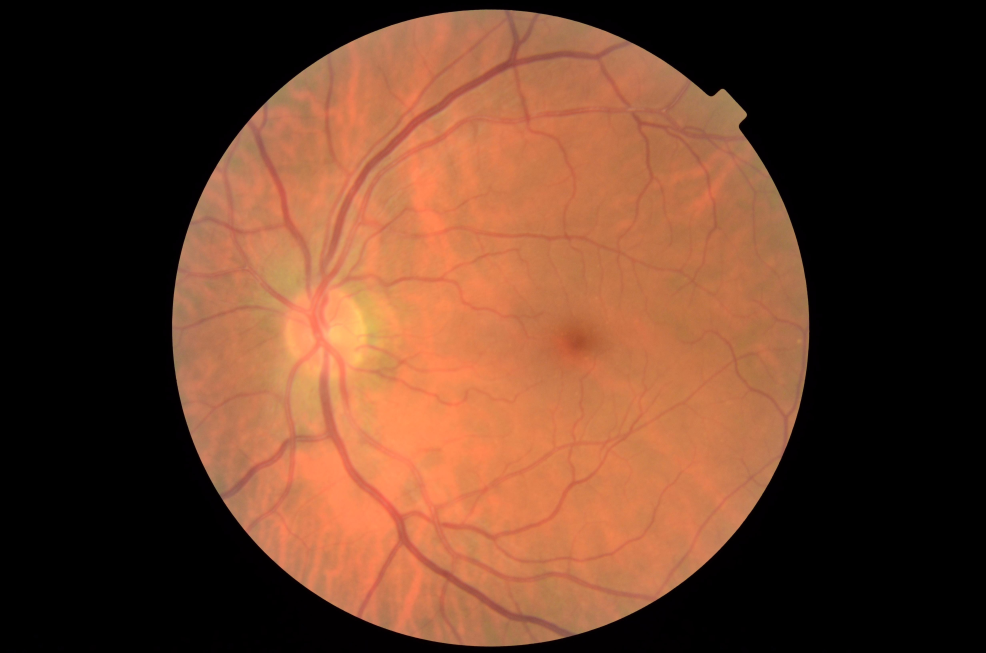
#> input picture module_2/data/data/68_left.jpeg, 4928 x 3264 px (shown at 1/5 size)
$ jupyter execute assignment02-nb.ipynb   (shell and % lines are left out)
#> lines starting #> are read from the running program, lines starting #| are printed output that depends on the picture; long printed decimals are rounded
### module_2/comp02.py
"""
Class containing code related to questions for assignment 2
"""
import copy
import numpy as np
import os
from matplotlib import pyplot as plt
import skimage.io as skio
import skimage.filters as skfl
import skimage.color as skcol

class Histogram:
    def __init__(self):
        pass

    # [55 lines left out: functions contrast_stretch, pipeline, not called in this run]

### module_2/assignment02-nb.ipynb
[cell 1]
import copy
import comp02 as c2
import os
import matplotlib
matplotlib.use('TkAgg')
import matplotlib.pyplot as plt
import numpy as np
import skimage.io as skio
import skimage.transform as sktr
import skimage.filters as skfl
import skimage.color as skcol

from importlib import reload
reload(c2)

## Matrix Handling Operations

[cell 2]
fig, axes = plt.subplots(1, 2)
fig.set_figheight(5)
fig.set_figwidth(10)

im_retina = skio.imread("data/data/68_left.jpeg")
#> im_retina is the input picture: shape (3264, 4928, 3); mean R, G, B 102.8, 61.8, 40.9
im_retina_rescaled = sktr.rescale(im_retina, 0.2, channel_axis=2)
ax = axes[0].imshow(im_retina)
# fig.colorbar(ax, ax=axes[0])
axes[0].set_title("Original image")
ax = axes[1].imshow(im_retina_rescaled)
# fig.colorbar(ax, ax=axes[1])
axes[1].set_title("Rescaled image");

[cell 3]
fig, axes = plt.subplots(1, 3)
fig.set_figheight(5)
fig.set_figwidth(15)

im_retina_copied = copy.deepcopy(im_retina_rescaled)
im_red, im_green, im_blue = [ im_retina_copied[:, :, i] for i in range(0,3)]
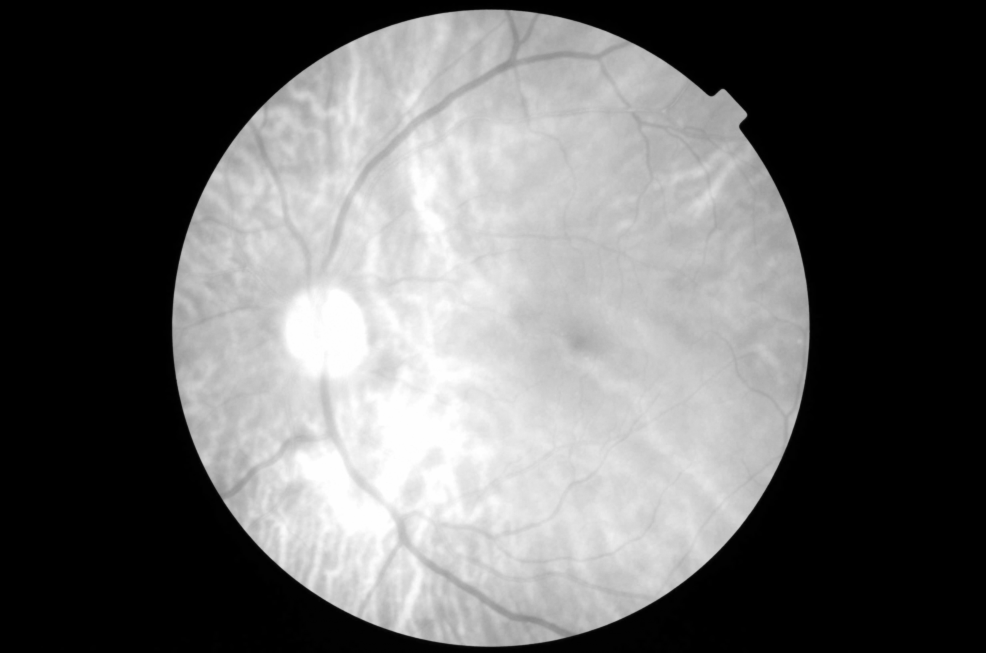
#> im_red: shape (653, 986) float64; min 0, max 1, mean 0.403
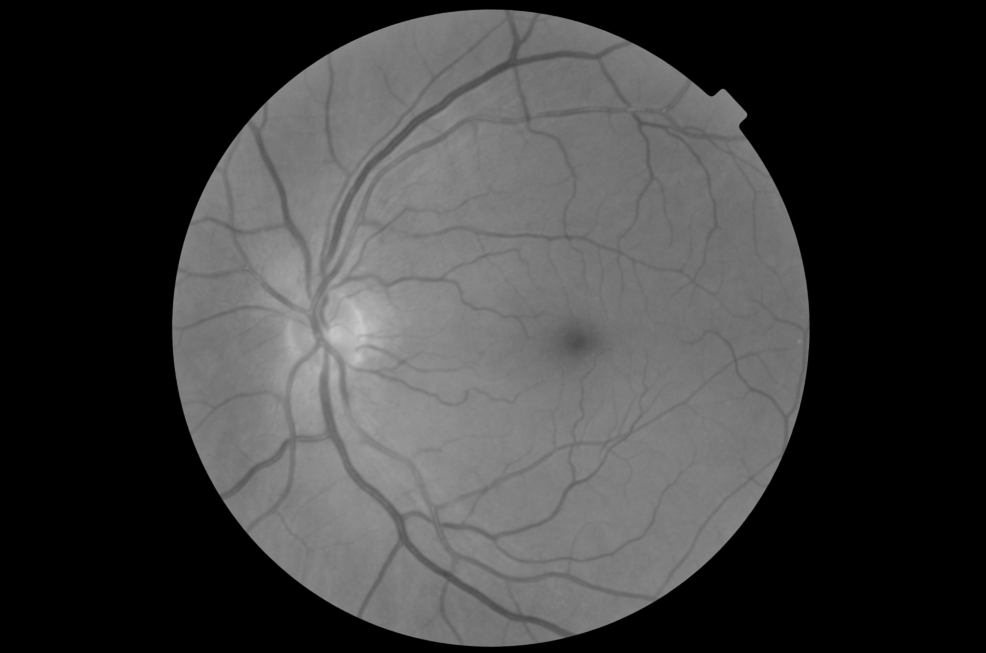
#> im_green: shape (653, 986) float64; min 0, max 0.789, mean 0.242
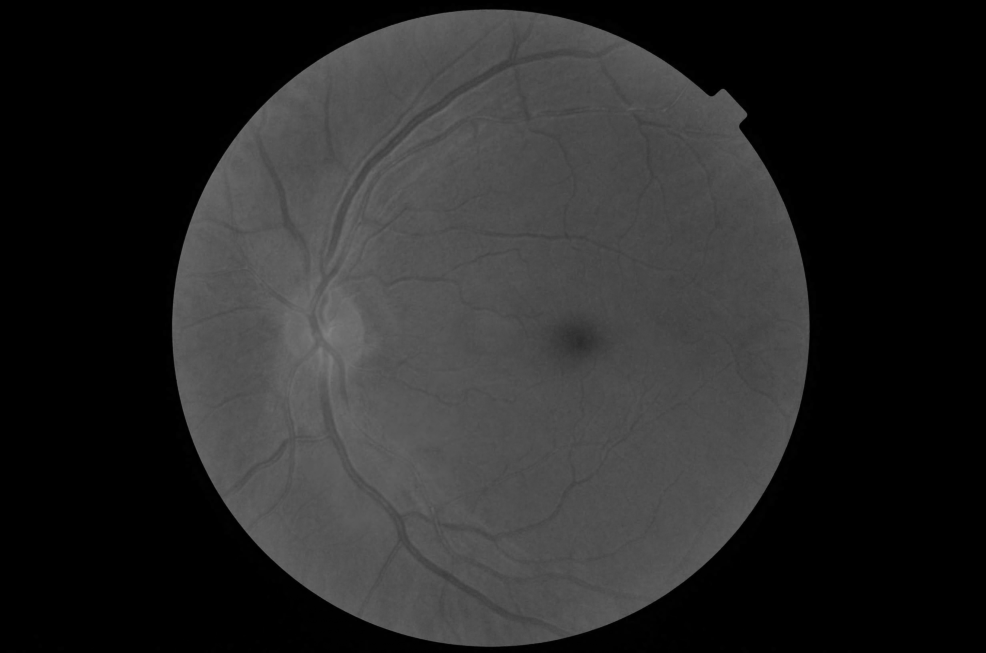
#> im_blue: shape (653, 986) float64; min 0, max 0.508, mean 0.16

ax = axes[0].imshow(im_red, cmap="gray", vmin=0, vmax=1)
fig.colorbar(ax, ax=axes[0])
axes[0].set_title("Red channel")
ax = axes[1].imshow(im_green, cmap="gray", vmin=0, vmax=1)
fig.colorbar(ax, ax=axes[1])
axes[1].set_title("Blue channel")
ax = axes[2].imshow(im_blue, cmap="gray", vmin=0, vmax=1)
fig.colorbar(ax, ax=axes[2])
axes[2].set_title("Green channel");
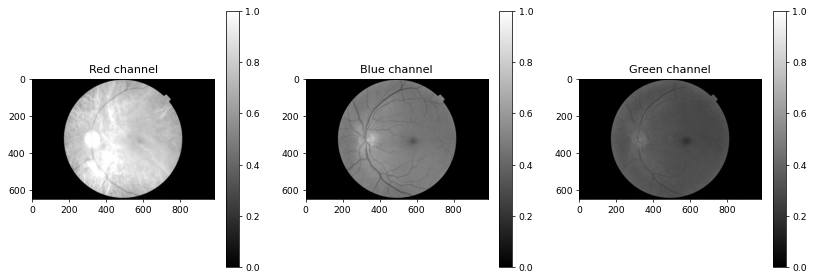
#> figure drawn by matplotlib, 6 panels

[cell 4]
fig = plt.figure(1)
fig.suptitle("Location of the optic nerve")

imG = skcol.rgb2gray(im_retina_rescaled)
ax = plt.imshow(imG, cmap="gray", vmin=0, vmax=1)
fig.colorbar(ax)
x_max, y_max = np.unravel_index(np.argmax(imG, axis=None), imG.shape)
#> x_max = 313; y_max = 357
plt.plot(y_max, x_max, "+", ms=20);

[cell 5]
fig = plt.figure(1)
fig.suptitle("Window of optic nerve: 30% of original height")

height = np.shape(imG)[0]
#> height = 653
if height % 2 == 0:
    perc_height = int(0.3/2 * height)
else:
    perc_height = int(0.3/2 * (height - 1))
#> perc_height = 97
imG_window = imG[x_max - perc_height: x_max + perc_height, y_max - perc_height: y_max + perc_height]
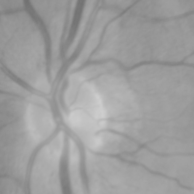
#> imG_window: shape (194, 194) float64; min 0.448, max 0.807, mean 0.62

plt.imshow(imG_window, cmap="gray")

## Histogram

[cell 6]
fig, axes = plt.subplots(2, 2)
fig.set_figheight(10)
fig.set_figwidth(15)

fig.suptitle("Contrast stretching of imG")

hist = c2.Histogram()

list_img = [imG, hist.contrast_stretch(imG)]
#> in contrast_stretch, `x_min, y_min = np.unravel_index(np.argmin(img, axis=None), img.shape)`: x_min = 0
#> in contrast_stretch, `x_max, y_max = np.unravel_index(np.argmax(img, axis=None), img.shape)`: x_max = 313; y_max = 357
#> in contrast_stretch, `highest_pixel = img[x_max, y_max]`: highest_pixel = 0.807
#> in contrast_stretch, `scaling_factor = (upper_limit - lower_limit)/(highest_pixel - lowest_p..`: scaling_factor = 1.24
#> after the loop in contrast_stretch, `for row_num, _ in enumerate(img):`:
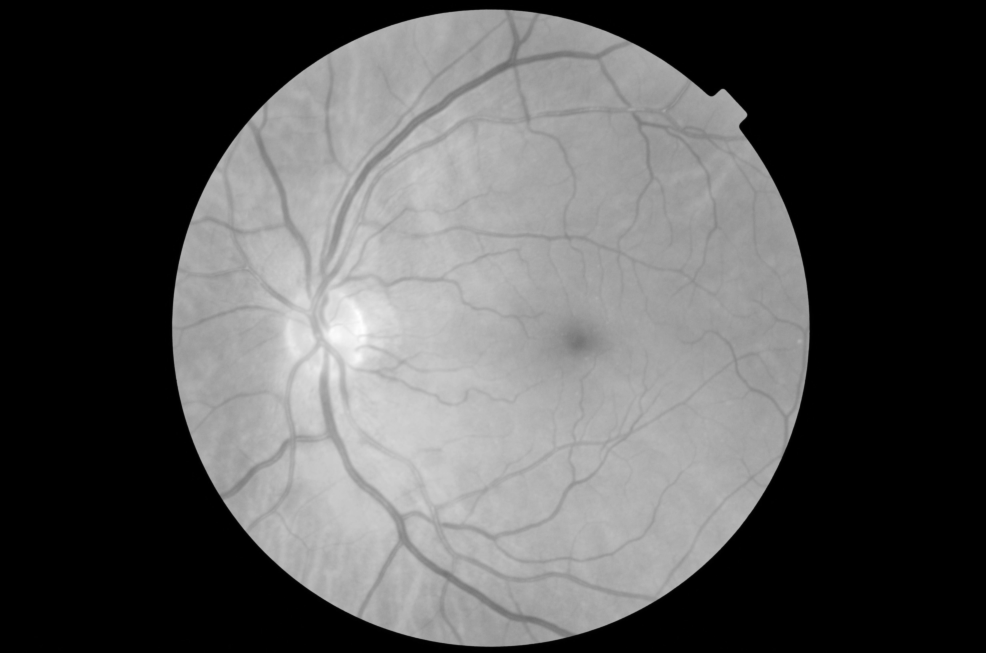
#> img_new: shape (653, 986) float64; min 0, max 1, mean 0.335
list_title = ["Original", "After contrast stretching"]

for i in [0, 1]:
    ax = axes[i, 0].imshow(list_img[i], cmap="gray", vmin=0, vmax=1)
    plt.colorbar(ax, ax=axes[i, 0])
    axes[i, 0].set_title(list_title[i] + ": Image")
    axes[i, 1].hist(list_img[i].flatten(), bins=20, range=(0, 1))
    axes[i, 1].set_title(list_title[i] + ": Histogram")
#> figure, not shown here; panel 2: tallest bar 323017 high, from x = -3.47e-18 to 0.05; panel 4: tallest bar 322891 high, from x = -3.47e-18 to 0.05

[cell 7]
threshold_otsu = skfl.threshold_otsu(imG)
#> threshold_otsu = 0.273
print(f"Otsu threshold: {threshold_otsu}")
#| Otsu threshold: 0.2728

fig, axes = plt.subplots(2, 2)
fig.set_figheight(10)
fig.set_figwidth(15)

fig.suptitle("Contrast stretching of imG after Otsu thresholding")

hist = c2.Histogram()

list_img = [imG, hist.contrast_stretch(imG, lowest_pixel=threshold_otsu)]
list_title = ["Original", "After contrast stretching"]

for i in [0, 1]:
    axes[i, 0].imshow(list_img[i], cmap="gray", vmin=0, vmax=1)
    plt.colorbar(ax, ax=axes[i, 0])
    axes[i, 0].set_title(list_title[i] + ": Image")
    axes[i, 1].hist(list_img[i].flatten(), bins=20, range=(0, 1))
    axes[i, 1].set_title(list_title[i] + ": Histogram")
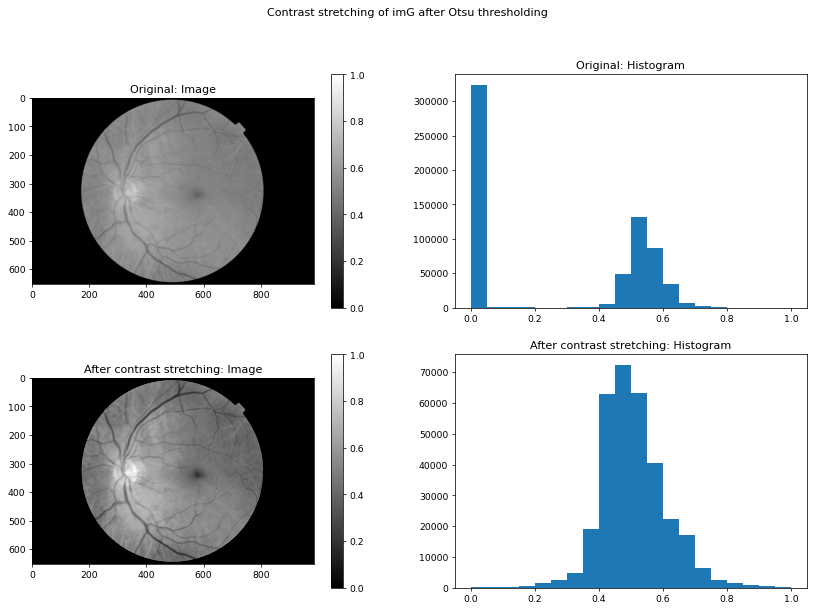
#> figure drawn by matplotlib, 6 panels; panel 2: tallest bar 323017 high, from x = -3.47e-18 to 0.05; panel 4: tallest bar 72238 high, from x = 0.45 to 0.5

[cell 8]
hist = c2.Histogram()
folderpath_img = "/home/chinmay/Documents/UTHealth/Code/bmi_6331/module_2/data/data"
for filename_img in os.listdir(folderpath_img):
    if filename_img.endswith(".jpeg"):
        hist.pipeline(os.path.join(folderpath_img, filename_img))
#> in pipeline, `threshold_otsu = skfl.threshold_otsu(im)`: threshold_otsu = 0.272
#> pass 2 of the loop `for filename_img in os.listdir(folderpath_img):`:
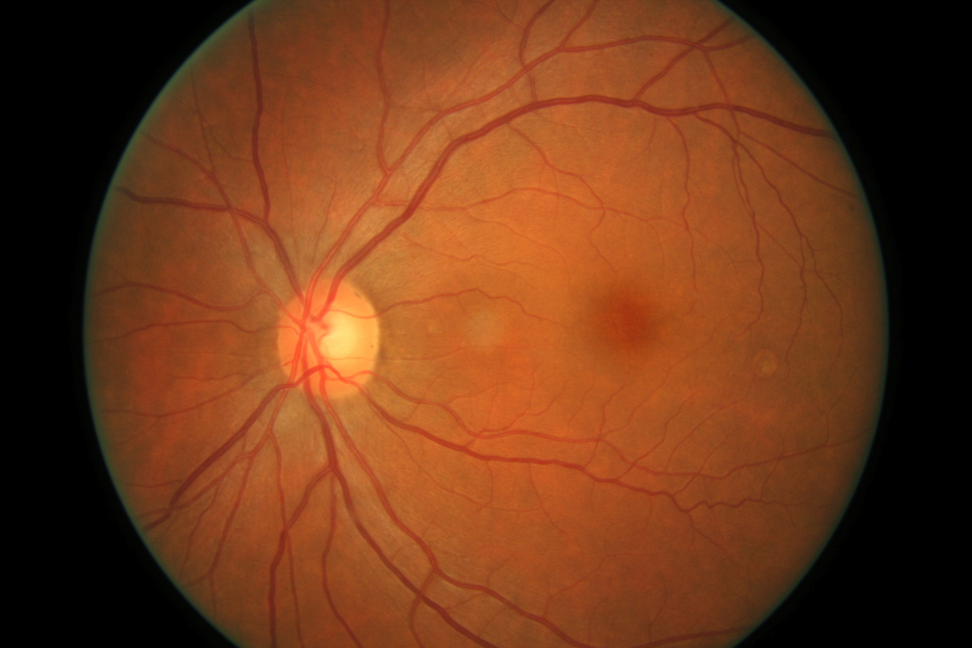
#> input picture module_2/data/data/71_right.jpeg, 3888 x 2592 px, found by its file name (shown at 1/4 size)
#> in pipeline (call 2), `im = skcol.rgb2gray(skio.imread(filepath_img))`:
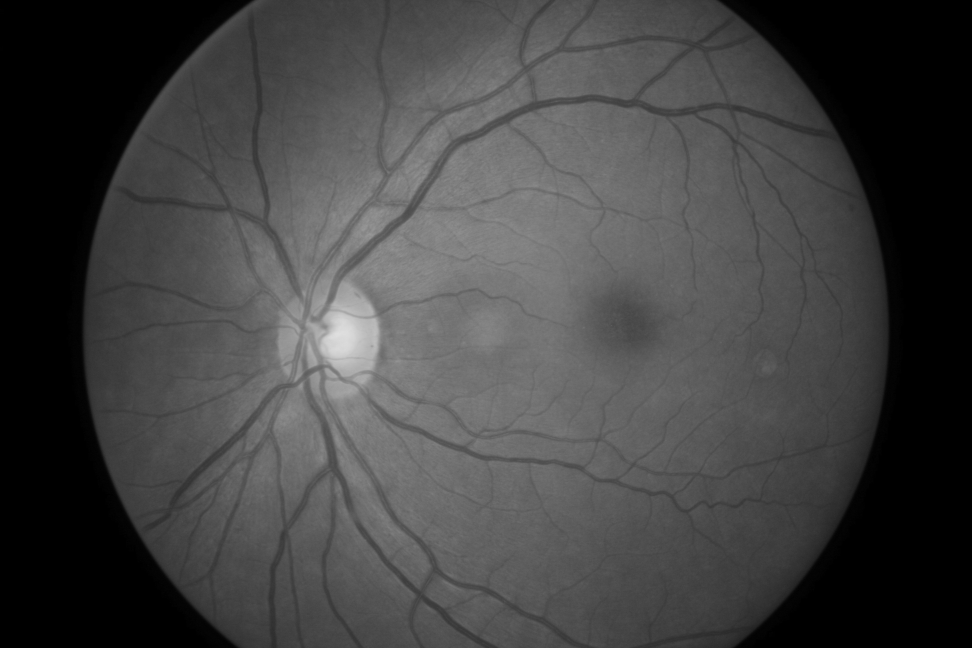
#> im: shape (2592, 3888) float64 (shown at 1/4 size); min 0, max 0.886, mean 0.259
#> in pipeline (call 2), `threshold_otsu = skfl.threshold_otsu(im)`: threshold_otsu = 0.182
#> pass 3 of the loop `for filename_img in os.listdir(folderpath_img):`:
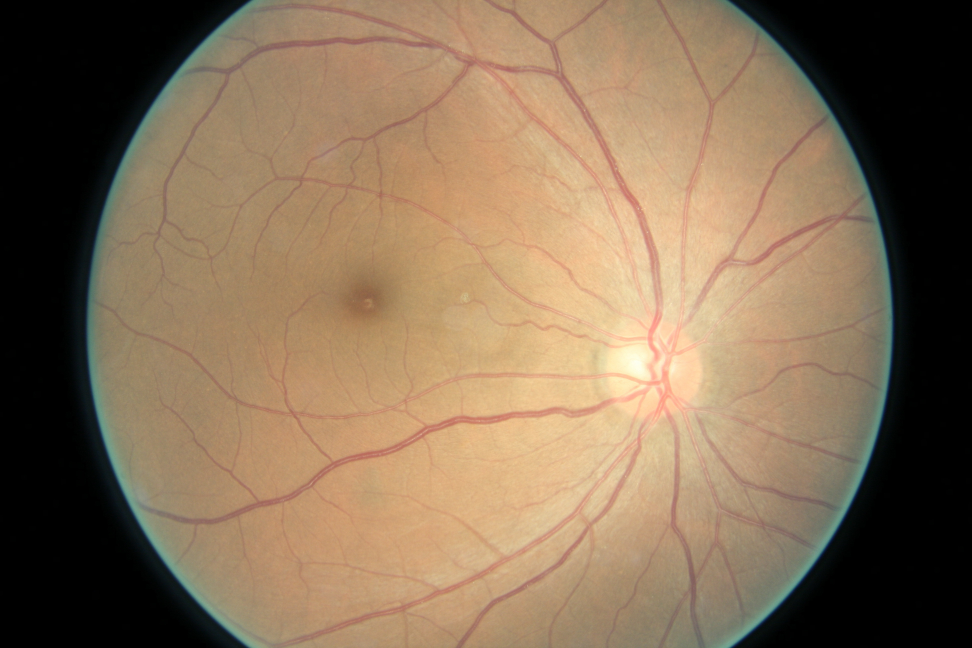
#> input picture module_2/data/data/90_left.jpeg, 3888 x 2592 px, found by its file name (shown at 1/4 size)
#> in pipeline (call 3), `im = skcol.rgb2gray(skio.imread(filepath_img))`:
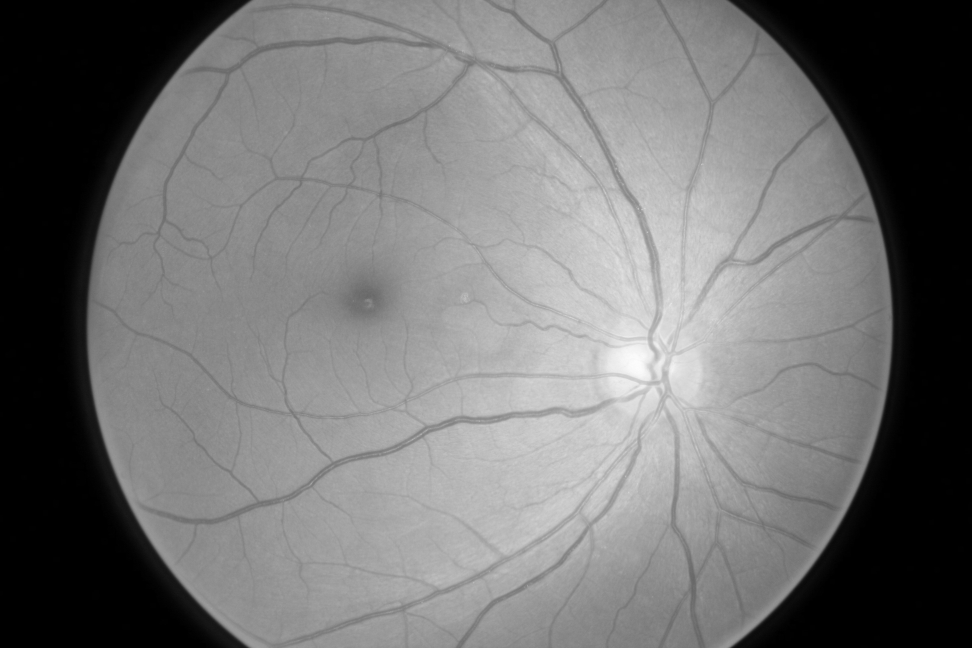
#> im: shape (2592, 3888) float64 (shown at 1/4 size); min 0, max 0.996, mean 0.447
#> in pipeline (call 3), `threshold_otsu = skfl.threshold_otsu(im)`: threshold_otsu = 0.309
#> figure, not shown here; panel 2: tallest bar 8089857 high, from x = -3.47e-18 to 0.05; panel 4: tallest bar 1794249 high, from x = 0.45 to 0.5
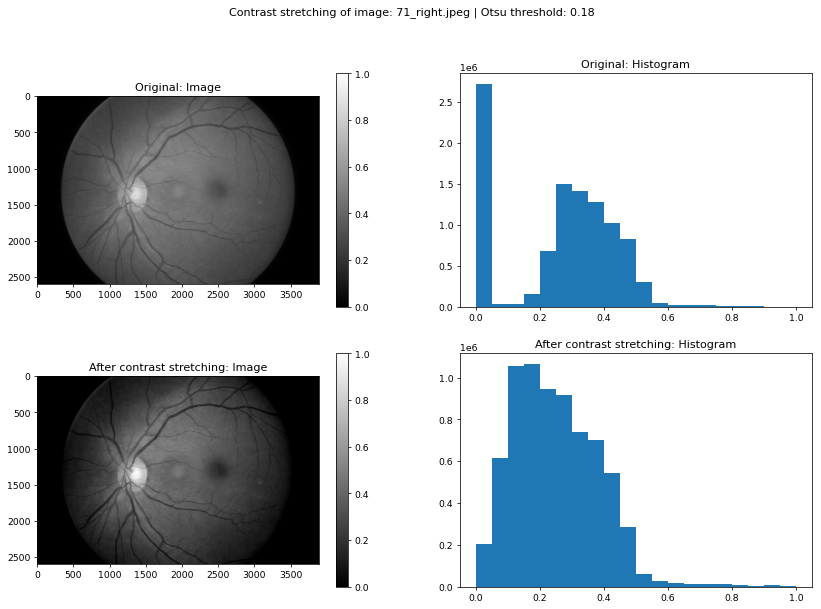
#> figure drawn by matplotlib, 6 panels; panel 2: tallest bar 2712922 high, from x = -3.47e-18 to 0.05; panel 4: tallest bar 1063160 high, from x = 0.15 to 0.2
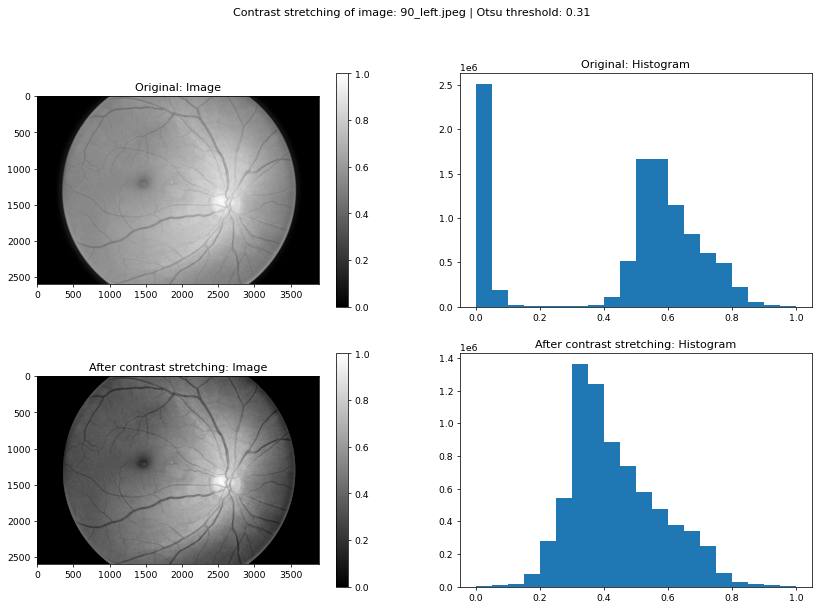
#> figure drawn by matplotlib, 6 panels; panel 2: tallest bar 2506091 high, from x = -3.47e-18 to 0.05; panel 4: tallest bar 1360284 high, from x = 0.3 to 0.35
